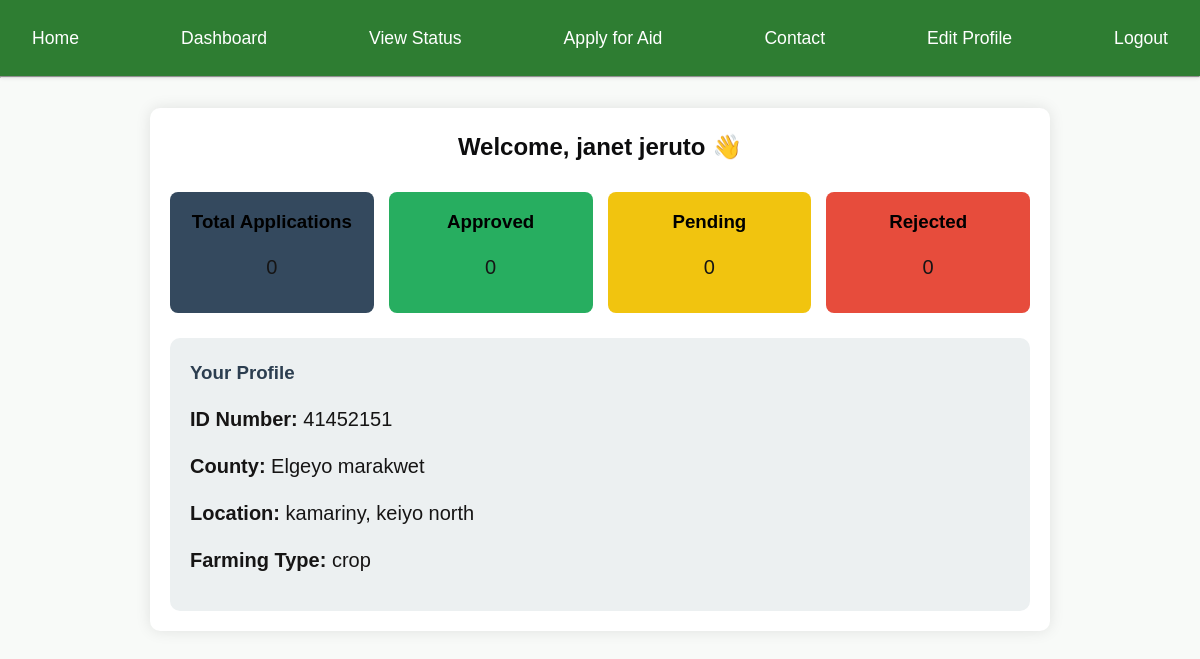
The app's page /dashboard/ (signed in), older data.
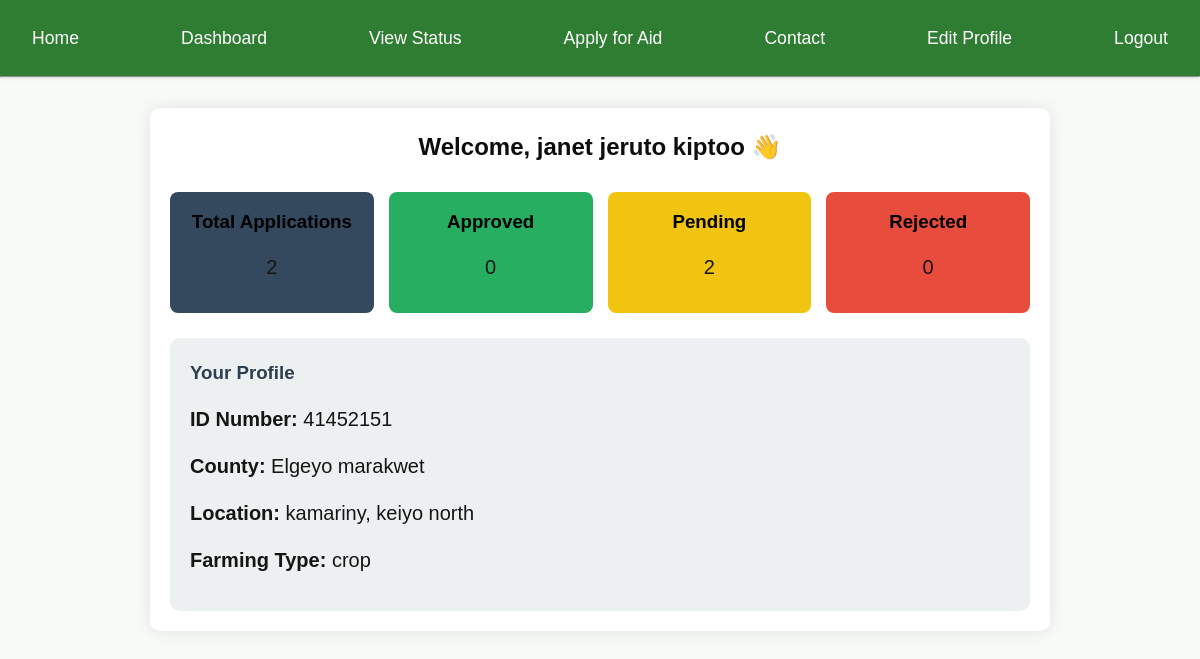
The same page, newer data.
### core/models.py (models this page shows, shortened)
class Farmer(models.Model):
    user = models.OneToOneField(User, on_delete=models.CASCADE, null=True, blank=True)
    full_name = models.CharField(max_length=200)
    id_number = models.CharField(max_length=50, unique=True)
    phone_number = models.CharField(max_length=20)
    email = models.EmailField(blank=True, null=True)
    county = models.CharField(max_length=100)
    sub_county = models.CharField(max_length=100)
    ward = models.CharField(max_length=100)
    farm_size = models.DecimalField(max_digits=10, decimal_places=2)
    farming_type = models.CharField(
        max_length=50,
        choices=[
            ('crop', 'Crop Farming'),
            ('livestock', 'Livestock Farming'),
            ('mixed', 'Mixed Farming'),
        ], blank=True,
    null=True
    )
    latitude = models.DecimalField(max_digits=9, decimal_places=6, blank=True, null=True)
    longitude = models.DecimalField(max_digits=9, decimal_places=6, blank=True, null=True)
    created_at = models.DateTimeField(auto_now_add=True)

### core/views.py (the view)
# urls.py: path("dashboard/", views.dashboard, name="dashboard"),
@login_required
def dashboard(request):
    farmer = Farmer.objects.filter(user=request.user).first()
    if not farmer:
        messages.error(
            request,
            "No farmer profile found for your account. Please register as a farmer first."
        )
        return redirect("apply_aid")  # updated redirect
    applications = AidApplication.objects.filter(farmer=farmer)
    total = applications.count()
    approved = applications.filter(status="approved").count()
    pending = applications.filter(status="pending").count()
    rejected = applications.filter(status="rejected").count()
    context = {
        "farmer": farmer,
        "applications": applications,
        "total": total,
        "approved": approved,
        "pending": pending,
        "rejected": rejected,
    }
    return render(request, "core/dashboard.html", context)

### core/templates/core/dashboard.html
{% extends "base.html" %}
{% load static %}
{% block content %}
<div class="dashboard-container">
<h2>Welcome, {{ farmer.full_name }} 👋</h2>
 <div class="dashboard-summary">
  <div class="summary-card total">
    <h3>Total Applications</h3>
    <p>{{ total }}</p>
  </div>
  <div class="summary-card approved">
    <h3>Approved</h3>
    <p>{{ approved }}</p>
  </div>
  <div class="summary-card pending">
    <h3>Pending</h3>
    <p>{{ pending }}</p>
  </div>
  <div class="summary-card rejected">
    <h3>Rejected</h3>
    <p>{{ rejected }}</p>
  </div>
</div>
  <div class="dashboard-profile">
    <h3>Your Profile</h3>
    <p><strong>ID Number:</strong> {{ farmer.id_number }}</p>
    <p><strong>County:</strong> {{ farmer.county }}</p>
  <p><strong>Location:</strong> {{ farmer.ward }}, {{ farmer.sub_county }}</p>
    <p><strong>Farming Type:</strong> {{ farmer.farming_type }}</p>
  </div>
</div>
{% endblock %}

Row changes from the older to the newer data that the page shows:
changed Farmer "Elgeyo marakwet": full_name "janet jeruto" → "janet jeruto kiptoo"
Text that changed along with them:
{{ total }}: "0" → "2"
{{ pending }}: "0" → "2"
